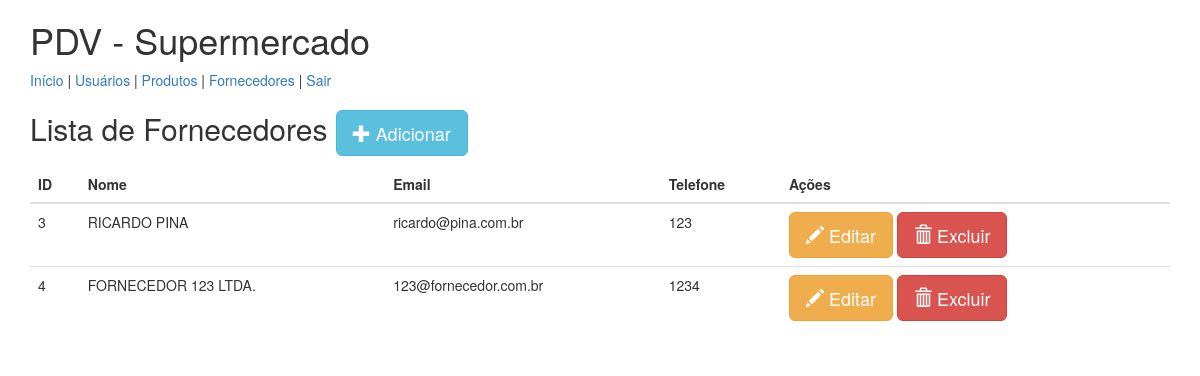
The app's page /fornecedores/index.php with its own data.
### tables this page shows
CREATE TABLE `fornecedores` (
  `id` int(11) NOT NULL,
  `nome` varchar(100) NOT NULL,
  `telefone` varchar(14) NOT NULL,
  `email` varchar(200) NOT NULL
);

### fornecedores/index.php (the view, shortened to what this page needs)
<!DOCTYPE html>
<html lang="en">
<head>
    <link rel="stylesheet" href="https://maxcdn.bootstrapcdn.com/bootstrap/3.3.7/css/bootstrap.min.css">
    <script src="https://maxcdn.bootstrapcdn.com/bootstrap/3.3.7/js/bootstrap.min.js"></script></head>
<body>
<div class="container mt-5">
    <?php include("../layout/menu.php");?>
    <h2>Lista de Fornecedores
        <a href="adicionar.php" class="btn btn-info btn-lg">
            <span class="glyphicon glyphicon-plus"></span> Adicionar</a></h2>
    <table class="table">
        <thead>
        <tr>
            <th>ID</th>
            <th>Nome</th>
            <th>Email</th>
            <th>Telefone</th>
            <th>Ações</th>
        </tr>
        </thead>
        <tbody>
        <?php
        require_once '../conexao.php';
        $sql = "SELECT * FROM fornecedores";
        $stmt = $pdo->query($sql);
        while ($row = $stmt->fetch(PDO::FETCH_ASSOC)) {
            echo "<tr>
                        <td>{$row['id']}</td>
                        <td>{$row['nome']}</td>
                        <td>{$row['email']}</td>
                        <td>{$row['telefone']}</td>
                        <td>
                            <a href='editar.php?id={$row['id']}' class='btn btn-warning btn-lg'>
                                    <span class='glyphicon glyphicon-pencil'></span> Editar </a>
                            <a href='excluir.php?id={$row['id']}' class='btn btn-danger btn-lg'>
                                    <span class='glyphicon glyphicon-trash'></span> Excluir </a>
                        </td>
                      </tr>";
        }
        ?>
        </tbody>
    </table>
</div>
</body>
</html>

### records on screen
fornecedores: id "3", nome "RICARDO PINA", email "ricardo@pina.com.br", telefone "123"
fornecedores: id "4", nome "FORNECEDOR 123 LTDA.", email "123@fornecedor.com.br", telefone "1234"
